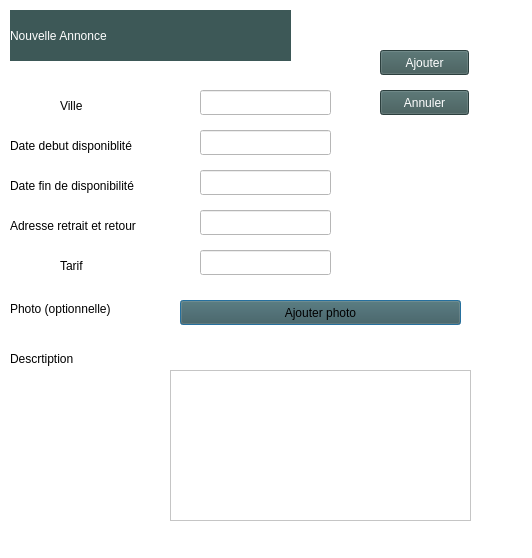
<?xml version="1.0" encoding="UTF-8"?>
<ui version="4.0">
 <class>Dialog</class>
 <widget class="QDialog" name="Dialog">
  <property name="geometry">
   <rect>
    <x>0</x>
    <y>0</y>
    <width>532</width>
    <height>558</height>
   </rect>
  </property>
  <property name="windowTitle">
   <string>Dialog</string>
  </property>
  <property name="styleSheet">
   <string notr="true">background-color:rgb(255,255, 255);</string>
  </property>
  <widget class="QLabel" name="label">
   <property name="geometry">
    <rect>
     <x>10</x>
     <y>10</y>
     <width>281</width>
     <height>51</height>
    </rect>
   </property>
   <property name="styleSheet">
    <string notr="true">background-color: rgb(61, 88, 87);
font: 57 24pt &quot;Ubuntu&quot;;
color:rgb(255,255, 255);</string>
   </property>
   <property name="text">
    <string>Nouvelle Annonce</string>
   </property>
  </widget>
  <widget class="QLineEdit" name="villeEnt">
   <property name="geometry">
    <rect>
     <x>200</x>
     <y>90</y>
     <width>131</width>
     <height>25</height>
    </rect>
   </property>
   <property name="styleSheet">
    <string notr="true">background-color: rgb(255, 255, 255);</string>
   </property>
   <property name="text">
    <string/>
   </property>
   <property name="echoMode">
    <enum>QLineEdit::Normal</enum>
   </property>
  </widget>
  <widget class="QLineEdit" name="dateDebEnt">
   <property name="geometry">
    <rect>
     <x>200</x>
     <y>130</y>
     <width>131</width>
     <height>25</height>
    </rect>
   </property>
   <property name="styleSheet">
    <string notr="true">background-color: rgb(255, 255, 255);</string>
   </property>
   <property name="text">
    <string/>
   </property>
   <property name="echoMode">
    <enum>QLineEdit::Normal</enum>
   </property>
  </widget>
  <widget class="QLineEdit" name="dateFinEnt">
   <property name="geometry">
    <rect>
     <x>200</x>
     <y>170</y>
     <width>131</width>
     <height>25</height>
    </rect>
   </property>
   <property name="styleSheet">
    <string notr="true">background-color: rgb(255, 255, 255);</string>
   </property>
   <property name="text">
    <string/>
   </property>
   <property name="echoMode">
    <enum>QLineEdit::Normal</enum>
   </property>
  </widget>
  <widget class="QLineEdit" name="adr">
   <property name="geometry">
    <rect>
     <x>200</x>
     <y>210</y>
     <width>131</width>
     <height>25</height>
    </rect>
   </property>
   <property name="styleSheet">
    <string notr="true">background-color: rgb(255, 255, 255);</string>
   </property>
   <property name="text">
    <string/>
   </property>
   <property name="echoMode">
    <enum>QLineEdit::Normal</enum>
   </property>
  </widget>
  <widget class="QLineEdit" name="prix">
   <property name="geometry">
    <rect>
     <x>200</x>
     <y>250</y>
     <width>131</width>
     <height>25</height>
    </rect>
   </property>
   <property name="styleSheet">
    <string notr="true">background-color: rgb(255, 255, 255);</string>
   </property>
   <property name="text">
    <string/>
   </property>
   <property name="echoMode">
    <enum>QLineEdit::Normal</enum>
   </property>
  </widget>
  <widget class="QLabel" name="ville">
   <property name="geometry">
    <rect>
     <x>60</x>
     <y>90</y>
     <width>51</width>
     <height>31</height>
    </rect>
   </property>
   <property name="styleSheet">
    <string notr="true">font: 75 italic 10pt &quot;Vemana2000&quot;;
</string>
   </property>
   <property name="text">
    <string>Ville</string>
   </property>
  </widget>
  <widget class="QLabel" name="dateDeb">
   <property name="geometry">
    <rect>
     <x>10</x>
     <y>130</y>
     <width>161</width>
     <height>31</height>
    </rect>
   </property>
   <property name="styleSheet">
    <string notr="true">font: 75 italic 10pt &quot;Vemana2000&quot;;</string>
   </property>
   <property name="text">
    <string>Date debut disponiblité</string>
   </property>
  </widget>
  <widget class="QLabel" name="datefin">
   <property name="geometry">
    <rect>
     <x>10</x>
     <y>170</y>
     <width>151</width>
     <height>31</height>
    </rect>
   </property>
   <property name="styleSheet">
    <string notr="true">font: 75 italic 10pt &quot;Vemana2000&quot;;
</string>
   </property>
   <property name="text">
    <string>Date fin de disponibilité</string>
   </property>
  </widget>
  <widget class="QLabel" name="adress">
   <property name="geometry">
    <rect>
     <x>10</x>
     <y>210</y>
     <width>151</width>
     <height>31</height>
    </rect>
   </property>
   <property name="styleSheet">
    <string notr="true">font: 75 italic 10pt &quot;Vemana2000&quot;;</string>
   </property>
   <property name="text">
    <string>Adresse retrait et retour</string>
   </property>
  </widget>
  <widget class="QLabel" name="label_6">
   <property name="geometry">
    <rect>
     <x>60</x>
     <y>250</y>
     <width>121</width>
     <height>31</height>
    </rect>
   </property>
   <property name="styleSheet">
    <string notr="true">font: 75 italic 10pt &quot;Vemana2000&quot;;</string>
   </property>
   <property name="text">
    <string>Tarif</string>
   </property>
  </widget>
  <widget class="QLabel" name="label_7">
   <property name="geometry">
    <rect>
     <x>10</x>
     <y>300</y>
     <width>141</width>
     <height>17</height>
    </rect>
   </property>
   <property name="styleSheet">
    <string notr="true">font: 75 italic 10pt &quot;Vemana2000&quot;;
</string>
   </property>
   <property name="text">
    <string>Photo (optionnelle)</string>
   </property>
  </widget>
  <widget class="QLabel" name="label_8">
   <property name="geometry">
    <rect>
     <x>10</x>
     <y>350</y>
     <width>141</width>
     <height>17</height>
    </rect>
   </property>
   <property name="text">
    <string>Descrtiption</string>
   </property>
  </widget>
  <widget class="QPushButton" name="ajoutphoto">
   <property name="geometry">
    <rect>
     <x>180</x>
     <y>300</y>
     <width>281</width>
     <height>25</height>
    </rect>
   </property>
   <property name="styleSheet">
    <string notr="true">background-color: rgb(61, 88, 87);</string>
   </property>
   <property name="text">
    <string>Ajouter photo</string>
   </property>
  </widget>
  <widget class="QTextEdit" name="desc">
   <property name="geometry">
    <rect>
     <x>170</x>
     <y>370</y>
     <width>301</width>
     <height>151</height>
    </rect>
   </property>
  </widget>
  <widget class="QPushButton" name="ajouter">
   <property name="geometry">
    <rect>
     <x>380</x>
     <y>50</y>
     <width>89</width>
     <height>25</height>
    </rect>
   </property>
   <property name="styleSheet">
    <string notr="true">background-color: rgb(61, 88, 87);
color:rgb(255,255, 255);</string>
   </property>
   <property name="text">
    <string>Ajouter</string>
   </property>
  </widget>
  <widget class="QPushButton" name="annuler">
   <property name="geometry">
    <rect>
     <x>380</x>
     <y>90</y>
     <width>89</width>
     <height>25</height>
    </rect>
   </property>
   <property name="styleSheet">
    <string notr="true">background-color: rgb(61, 88, 87);
color:rgb(255,255, 255);</string>
   </property>
   <property name="text">
    <string>Annuler</string>
   </property>
  </widget>
 </widget>
 <resources/>
 <connections/>
</ui>
